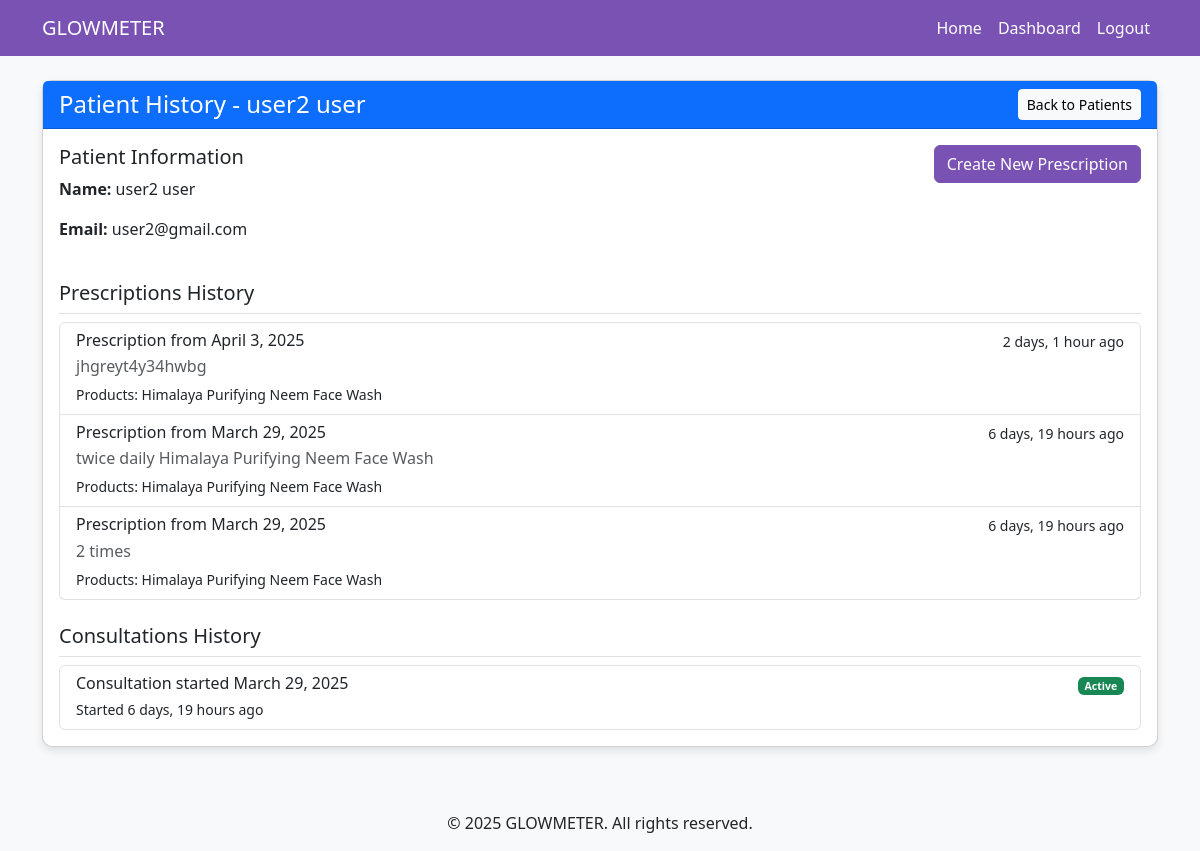
The app's page /patient-history/6/ (signed in) with its own data.
### glowmeter_app/models.py (models this page shows, shortened)
class User(AbstractBaseUser, PermissionsMixin):
    username = None
    email = models.EmailField(unique=True)
    first_name = models.CharField(max_length=30, blank=True)
    last_name = models.CharField(max_length=30, blank=True)
    profile_picture = models.ImageField(upload_to='admins/', null=True, blank=True)
    is_active = models.BooleanField(default=True)
    is_staff = models.BooleanField(default=False)
    is_doctor = models.BooleanField(default=False)
    is_admin = models.BooleanField(default=False)
    date_joined = models.DateTimeField(auto_now_add=True)
    USERNAME_FIELD = 'email'
    REQUIRED_FIELDS = []
    objects = UserManager()

class Prescription(models.Model):
    doctor = models.ForeignKey(Doctor, on_delete=models.CASCADE, related_name='prescriptions')
    patient = models.ForeignKey(User, on_delete=models.CASCADE, related_name='prescriptions')
    products = models.ManyToManyField(Product, through='PrescriptionItem')
    created_at = models.DateTimeField(auto_now_add=True)
    notes = models.TextField(blank=True)

class PrescriptionItem(models.Model):
    prescription = models.ForeignKey(Prescription, on_delete=models.CASCADE)
    product = models.ForeignKey(Product, on_delete=models.CASCADE)
    dosage = models.CharField(max_length=100)
    duration = models.CharField(max_length=100)
    usage_instructions = models.TextField(blank=True)

class Product(models.Model):
    name = models.CharField(max_length=200)
    description = models.TextField()
    usage_instructions = models.TextField()
    image = models.ImageField(upload_to='products/', null=True, blank=True)
    created_at = models.DateTimeField(auto_now_add=True)
    updated_at = models.DateTimeField(auto_now=True)

class Consultation(models.Model):
    user = models.ForeignKey(User, on_delete=models.CASCADE, related_name='user_consultations')
    doctor = models.ForeignKey(Doctor, on_delete=models.CASCADE, related_name='doctor_consultations')
    started_at = models.DateTimeField(auto_now_add=True)
    is_active = models.BooleanField(default=True)

### glowmeter_app/views.py (the view)
# urls.py: path('patient-history/<int:patient_id>/', views.patient_history, name='patient_history'),
@login_required
def patient_history(request, patient_id):
    if not request.user.is_doctor:
        messages.error(request, "Only doctors can view patient history.")
        return redirect('dashboard')
    patient = get_object_or_404(User, id=patient_id)
    prescriptions = Prescription.objects.filter(
        doctor=request.user.doctor_profile,
        patient=patient
    ).order_by('-created_at')
    consultations = Consultation.objects.filter(
        doctor=request.user.doctor_profile,
        user=patient
    ).order_by('-started_at')
    context = {
        'patient': patient,
        'prescriptions': prescriptions,
        'consultations': consultations
    }
    return render(request, 'patient_history.html', context)

### templates/patient_history.html (shortened to what this page needs)
{% extends 'base.html' %}
{% block content %}
<div class="container mt-4">
    <div class="card mb-4">
        <div class="card-header bg-primary text-white d-flex justify-content-between align-items-center">
            <h4 class="mb-0">Patient History - {{ patient.first_name }} {{ patient.last_name }}</h4>
            <a href="{% url 'doctor_patients' %}" class="btn btn-light btn-sm">Back to Patients</a>
        </div>
        <div class="card-body">
            <div class="row mb-4">
                <div class="col-md-6">
                    <h5>Patient Information</h5>
                    <p><strong>Name:</strong> {{ patient.first_name }} {{ patient.last_name }}</p>
                    <p><strong>Email:</strong> {{ patient.email }}</p>
                </div>
                <div class="col-md-6 text-md-end">
                    <a href="{% url 'create_prescription' patient.id %}" class="btn btn-primary">
                         Create New Prescription
                    </a>
                </div>
            </div>
            <div class="mb-4">
                <h5 class="border-bottom pb-2">Prescriptions History</h5>
                {% if prescriptions %}
                    <div class="list-group">
                        {% for prescription in prescriptions %}
                            <a href="{% url 'prescription_detail' prescription.id %}" class="list-group-item list-group-item-action">
                                <div class="d-flex w-100 justify-content-between">
                                    <h6 class="mb-1">Prescription from {{ prescription.created_at|date:"F j, Y" }}</h6>
                                    <small>{{ prescription.created_at|timesince }} ago</small>
                                </div>
                                {% if prescription.notes %}
                                    <p class="mb-1 text-muted">{{ prescription.notes|truncatechars:100 }}</p>
                                {% endif %}
                                <small>
                                    Products:
                                    {% for item in prescription.prescriptionitem_set.all %}
                                        {{ item.product.name }}{% if not forloop.last %}, {% endif %}
                                    {% endfor %}
                                </small>
                            </a>
                        {% endfor %}
                    </div>
                {% else %}
                    <p class="text-muted">No prescriptions found.</p>
                {% endif %}
            </div>
            <div>
                <h5 class="border-bottom pb-2">Consultations History</h5>
                {% if consultations %}
                    <div class="list-group">
                        {% for consultation in consultations %}
                            <a href="{% url 'consultation' consultation.id %}" class="list-group-item list-group-item-action">
                                <div class="d-flex w-100 justify-content-between">
                                    <h6 class="mb-1">Consultation started {{ consultation.started_at|date:"F j, Y" }}</h6>
                                    <small>
                                        {% if consultation.is_active %}
                                            <span class="badge bg-success">Active</span>
                                        {% else %}
                                            <span class="badge bg-secondary">Closed</span>
                                        {% endif %}
                                    </small>
                                </div>
                                <small>Started {{ consultation.started_at|timesince }} ago</small>
                            </a>
                        {% endfor %}
                    </div>
                {% else %}
                    <p class="text-muted">No consultations found.</p>
                {% endif %}
            </div>
        </div>
    </div>
</div>
{% endblock %}

### templates/base.html (style rules this page uses)
body { font-family: 'Segoe UI', Tahoma, Geneva, Verdana, sans-serif; background-color: #f8f9fa; }
.card { border-radius: 10px; box-shadow: 0 4px 8px rgba(0,0,0,0.1); margin-bottom: 20px; }
.btn-primary { background-color: #7952b3; border-color: #7952b3; }

### records on screen
User: first_name "user2", last_name "user", email "user2@gmail.com"
Prescription: created_at "April 3, 2025", created_at "2 days, 1 hour", notes "jhgreyt4y34hwbg"
PrescriptionItem: product.name "Himalaya Purifying Neem Face Wash"
Prescription: created_at "March 29, 2025", created_at "6 days, 19 hours", notes "twice daily Himalaya Purifying Neem Face Wash"
PrescriptionItem: product.name "Himalaya Purifying Neem Face Wash"
Prescription: created_at "March 29, 2025", created_at "6 days, 19 hours", notes "2 times"
PrescriptionItem: product.name "Himalaya Purifying Neem Face Wash"
Consultation: started_at "March 29, 2025", is_active "Active", started_at "6 days, 19 hours"
